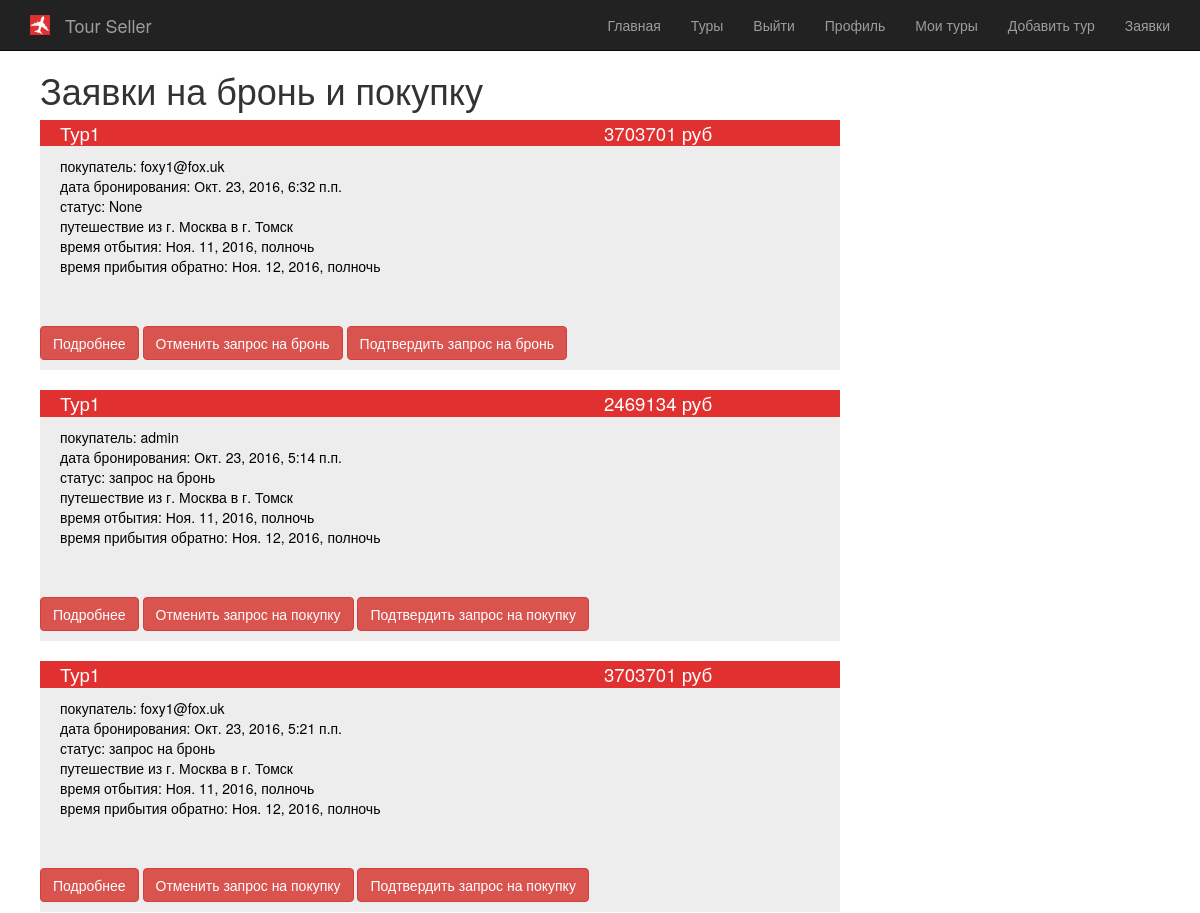
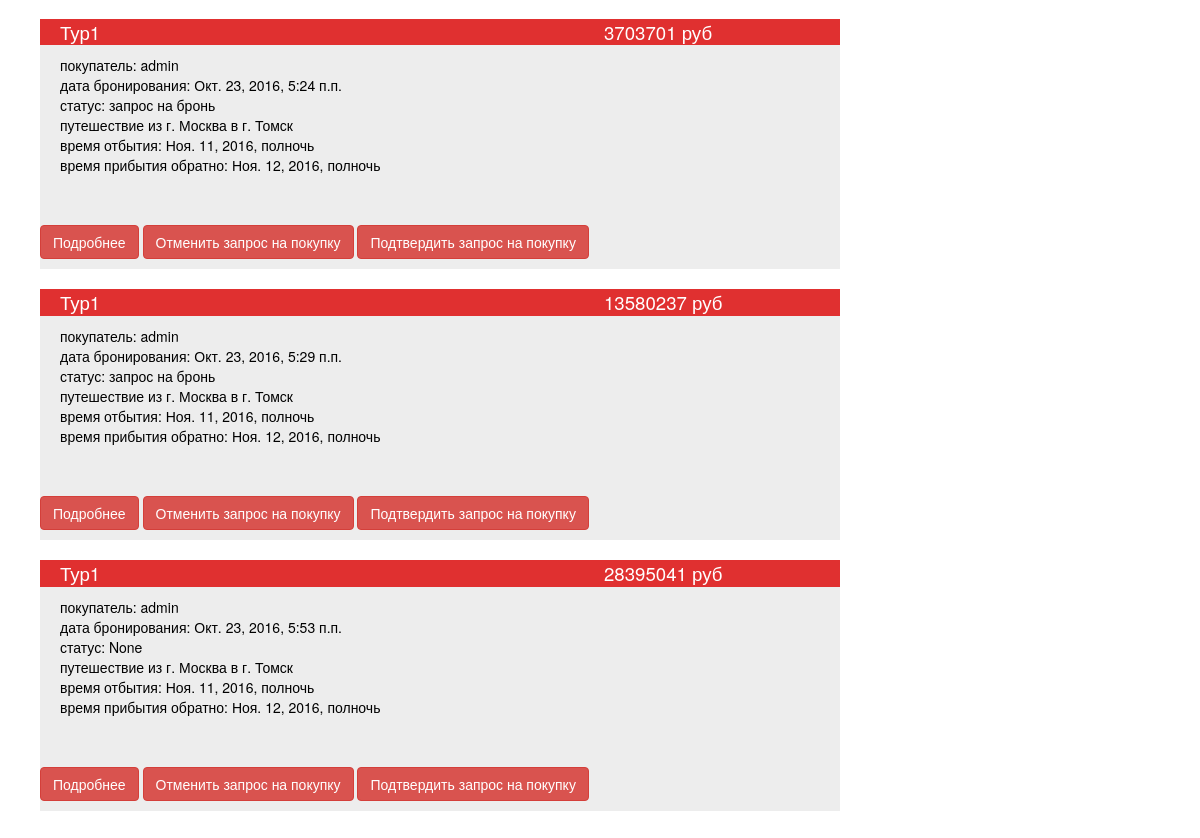
The page /consumers/request_from_consumer (signed in) on the database as committed earlier (2 pictures, top to bottom).
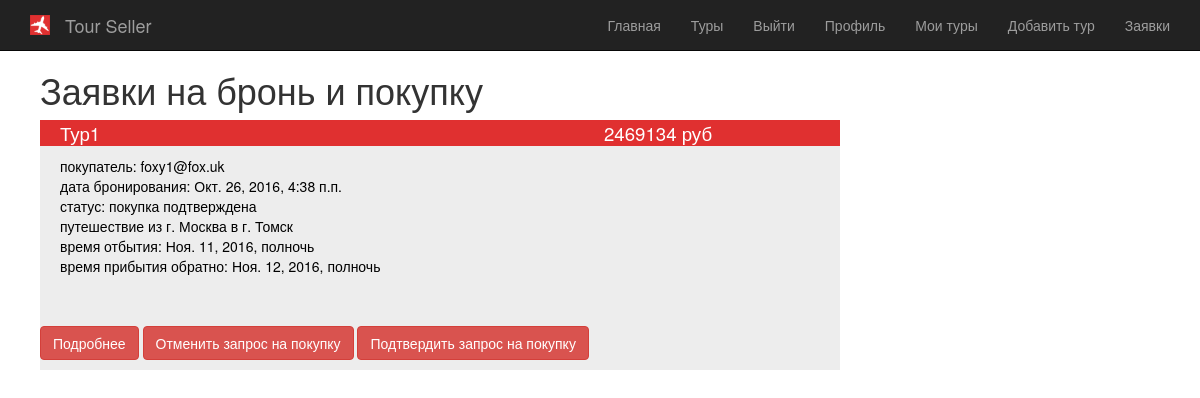
The same page on the database as committed later.
### consumers/models.py (models this page shows, shortened)
class Booking(models.Model):
    status = models.ForeignKey(Status, null=True)
    start_date = models.DateTimeField(default=datetime.now, blank=True)
    fin_date = models.DateTimeField(default=get_deadline)
    amount_of_people = models.PositiveIntegerField(default=1)
    consumer = models.ForeignKey(User, null=True)
    tour = models.ForeignKey(Tour, null=True)
    final_cost = models.PositiveIntegerField(default=0)
    visibility = models.BooleanField(default=True)

class Buying(models.Model):
    status = models.ForeignKey(Status, null=True)
    buy_date = models.DateTimeField(default=datetime.now, blank=True)
    amount_of_people = models.PositiveIntegerField(default=1)
    consumer = models.ForeignKey(User, null=True)
    tour = models.ForeignKey(Tour, null=True)
    final_cost = models.PositiveIntegerField(default=0)
    visibility = models.BooleanField(default=True)

class Status(models.Model):
    status = models.CharField(max_length=50)
    class Meta:
        verbose_name_plural = 'Statuses'
    def __str__(self):
        return u'{}'.format(self.status)

### tours/models.py (models this page shows, shortened)
class Tour(models.Model):
    name = models.CharField(max_length=50)
    price = models.PositiveIntegerField()
    start_date = models.DateTimeField()
    fin_date = models.DateTimeField()
    airline = models.ForeignKey(Airline)
    tour_operator = models.ForeignKey(User)
    capacity = models.PositiveIntegerField()
    hotel = models.ForeignKey(Hotel)
    departure_city = models.ForeignKey(City)
    image = models.ImageField(blank=True,
                              upload_to=os.path.join('images', 'tours'),
                              help_text='150x150px',
                              verbose_name='Изображение тура')
    visibility = models.BooleanField(default=True)

### places/models.py (models this page shows, shortened)
class City(models.Model):
    name = models.CharField(max_length=50)
    country = models.ForeignKey(Country)
    class Meta:
        verbose_name_plural = 'cities'

class Hotel(models.Model):
    name = models.CharField(max_length=50)
    city = models.ForeignKey(City)
    stars = models.SmallIntegerField(
        validators=(MinValueValidator(1), MaxValueValidator(5))
    )

### consumers/views.py (the view)
@login_required
def request_from_consumer(request):
    current_user = request.user
    tours = Tour.objects.get(tour_operator=current_user)
    bookings = Booking.objects.filter(tour=tours).order_by('start_date')
    buyings = Buying.objects.filter(tour=tours).order_by('buy_date')
    return render(request, 'tours/request_from_consumer.html', dict(bookings=bookings, buyings=buyings))

### airlines/models.py (called while the page is built)
    def __str__(self):
        return self.name

### places/models.py (called while the page is built)
    def __str__(self):
        return self.name

### tour_seller/templatetags/tour_seller_extras.py (called while the page is built)
@register.filter(name='has_group')
def has_group(user, group_name):
    return True if user.groups.filter(name=group_name).exists() else False

### templates/tours/request_from_consumer.html (shortened to what this page needs)
{% extends 'base.html' %}
{% block content %}
    <div class="contentbody">
        <h1>{% block title %}Заявки на бронь и покупку{% endblock %}</h1>
        {% for booking in bookings %}
            {% if booking.visibility == True %}
                <div class="objdiv" id = "booking{{ booking.id }}" >
                    <div class="objdiv_header">
                        <div class="objdiv_header_left">{{ booking.tour.name }}</div>
                        <div class="objdiv_header_right">{{ booking.final_cost }} руб</div>
                    </div>
                    <div class="objdiv_body">
                        покупатель: {{ booking.consumer}} <br/>
                        дата бронирования: {{ booking.start_date}} <br/>
                        статус: {{ booking.status}} <br/>
                        путешествие из г. {{ booking.tour.departure_city.name }} в г. {{ booking.tour.hotel.city.name }} <br/>
                        время отбытия: {{ booking.tour.start_date }} <br/>
                        время прибытия обратно: {{ booking.tour.fin_date }} <br/>
                    </div>
                    <div class="objdiv_footer">
                        <div class="objdiv_footer_left">&nbsp;</div>
                        <div class="objdiv_footer_right">
                            <a href="javascript: change_display_tour_div('tourinfo{{ booking.id }}')" class="btn btn-danger btn-large">Подробнее</a>
                            <a href="{% url 'change_book_status_cancel' cur_id=booking.id %}" class="btn btn-danger btn-large">Отменить запрос на бронь</a>
                            <a href="{% url 'change_book_status_confirm' cur_id=booking.id %}" class="btn btn-danger btn-large">Подтвердить запрос на бронь</a>
                       </div>
                    </div>
                </div>
            {% endif %}
        {% endfor %}
    {% for buying in buyings %}
            {% if buying.visibility == True %}
                <div class="objdiv" id = "buying{{ buying.id }}" >
                    <div class="objdiv_header">
                        <div class="objdiv_header_left">{{ buying.tour.name }}</div>
                        <div class="objdiv_header_right">{{ buying.final_cost }} руб</div>
                    </div>
                    <div class="objdiv_body">
                        покупатель: {{ buying.consumer}} <br/>
                        дата бронирования: {{ buying.buy_date}} <br/>
                        статус: {{ buying.status}} <br/>
                        путешествие из г. {{ buying.tour.departure_city.name }} в г. {{ buying.tour.hotel.city.name }} <br/>
                        время отбытия: {{ buying.tour.start_date }} <br/>
                        время прибытия обратно: {{ buying.tour.fin_date }} <br/>
                    </div>
                    <div class="objdiv_footer">
                        <div class="objdiv_footer_left">&nbsp;</div>
                        <div class="objdiv_footer_right">
                            <a href="javascript: change_display_tour_div('tourinfo{{ buying.id }}')" class="btn btn-danger btn-large">Подробнее</a>
                            <a href="{% url 'change_buy_status_cancel' cur_id=buying.id %}" class="btn btn-danger btn-large">Отменить запрос на покупку</a>
                            <a href="{% url 'change_buy_status_confirm' cur_id=buying.id %}" class="btn btn-danger btn-large">Подтвердить запрос на покупку</a>
                        </div>
                    </div>
                </div>
            {% endif %}
        {% endfor %}
    </div>
{% endblock %}

### templates/base.html (shortened to what this page needs)
{% load static %}
{% load tour_seller_extras %}
<!DOCTYPE html>
<html lang="en" xmlns="http://www.w3.org/1999/html">
<head>
    <link rel="stylesheet" type="text/css" href="{% static 'css/style.css' %}"/>
    <link rel="stylesheet" type="text/css" href="{% static 'css/bootstrap.css' %}"/>
</head>
<body>
<div class="navbar navbar-inverse navbar-fixed-top">
    <div class="container">
        <div class="navbar-header">
            <div>
                <img src="{% static 'img/tour-logo.png' %}" class="navbar-brand">
                <a href = "{% url 'index' %}" class = "navbar-brand">Tour Seller</a>
            </div>
        </div>
        <div class="navbar-collapse collapse">
            <ul class="nav navbar-nav navbar-right">
                <li><a href = "{% url 'index' %}">Главная</a></li>
                <li id="lirtourson" style="display: block"><a href = "{% url 'tour_list' %}">Туры</a></li>
                 {% if user.is_authenticated %}
                     <li id="lilogout" style="display: block; cursor: pointer"><a href = "{% url 'logout_user' %}">Выйти</a></li>
                     <li id="liprofile" style="display: block"><a href = "adasd">Профиль</a></li>
                    {% if request.user|has_group:"touroperator" %}
                        <li id="liregister" style="display: block"><a href = "{% url 'touroperator_tour' %}">Мои туры</a></li>
                        <li id="liregister" style="display: block"><a href = "{% url 'add_tour' %}">Добавить тур</a></li>
                        <li id="licart" style="display: block"><a href = "{% url 'request_from_consumer' %}">Заявки</a></li>
                    {% else %}
                        <li id="licart" style="display: block"><a href = "{% url 'cart' %}">Корзина</a></li>
                    {% endif %}
                {% else %}
                    <li id="lilogin" style="display: block"><a href = "{% url 'logon' %}">Войти</a></li>
                    <li id="liregister" style="display: block"><a href = "{% url 'register' %}">Регистрация</a></li>
                {% endif %}
            </ul>
        </div>
    </div>
</div>
{% block content %}
{% endblock %}
</body>
</html>

### static/css/style.css (style rules this page uses)
body { padding-top: 50px; padding-bottom: 20px; }
.btn { box-shadow: none; background-color: #E03030; border-color: #FFFFFF; }
div.contentbody { width: 100%; align-content: left; padding-left: 40px; }
div.objdiv { width: 800px; margin-bottom: 20px; }
div.objdiv_header { width: 100%; background-color: #E03030; }
div.objdiv_header_left { padding-left: 20px; width: 70%; font-size: 14pt; background-color: #E03030; color: #FFFFFF; display: inline-block; }
div.objdiv_header_right { background-color: #E03030; font-size: 14pt; color: #FFFFFF; display: inline-block; }
div.objdiv_body { padding-left: 20px; padding-top: 10px; padding-bottom: 0px; background-color: #EDEDED; color: #000000; }
div.objdiv_footer { width: 100%; background-color: #EDEDED; }
div.objdiv_footer_left { padding-left: 20px; width: 80%; background-color: #EDEDED; color: #FFFFFF; display: inline-block; padding-top: 10px; padding-bottom: 10px; }
div.objdiv_footer_right { background-color: #EDEDED; color: #FFFFFF; display: inline-block; text-align: center; padding-top: 10px; padding-bottom: 10px; }

Rows that differ between the two databases and show on the page:
removed Booking: tour.name "Тур1", final_cost "3703701", consumer "foxy1@fox.uk", start_date "Окт. 23, 2016, 6:32 п.п.", status "None", tour.departure_city.name "Москва", tour.hotel.city.name "Томск", tour.start_date "Ноя. 11, 2016, полночь", tour.fin_date "Ноя. 12, 2016, полночь"
removed Buying: tour.name "Тур1", final_cost "2469134", consumer "admin", buy_date "Окт. 23, 2016, 5:14 п.п.", status "запрос на бронь", tour.departure_city.name "Москва", tour.hotel.city.name "Томск", tour.start_date "Ноя. 11, 2016, полночь", tour.fin_date "Ноя. 12, 2016, полночь"
removed Buying: tour.name "Тур1", final_cost "3703701", consumer "foxy1@fox.uk", buy_date "Окт. 23, 2016, 5:21 п.п.", status "запрос на бронь", tour.departure_city.name "Москва", tour.hotel.city.name "Томск", tour.start_date "Ноя. 11, 2016, полночь", tour.fin_date "Ноя. 12, 2016, полночь"
removed Buying: tour.name "Тур1", final_cost "3703701", consumer "admin", buy_date "Окт. 23, 2016, 5:24 п.п.", status "запрос на бронь", tour.departure_city.name "Москва", tour.hotel.city.name "Томск", tour.start_date "Ноя. 11, 2016, полночь", tour.fin_date "Ноя. 12, 2016, полночь"
removed Buying: tour.name "Тур1", final_cost "13580237", consumer "admin", buy_date "Окт. 23, 2016, 5:29 п.п.", status "запрос на бронь", tour.departure_city.name "Москва", tour.hotel.city.name "Томск", tour.start_date "Ноя. 11, 2016, полночь", tour.fin_date "Ноя. 12, 2016, полночь"
removed Buying: tour.name "Тур1", final_cost "28395041", consumer "admin", buy_date "Окт. 23, 2016, 5:53 п.п.", status "None", tour.departure_city.name "Москва", tour.hotel.city.name "Томск", tour.start_date "Ноя. 11, 2016, полночь", tour.fin_date "Ноя. 12, 2016, полночь"
added Buying: tour.name "Тур1", final_cost "2469134", consumer "foxy1@fox.uk", buy_date "Окт. 26, 2016, 4:38 п.п.", status "покупка подтверждена", tour.departure_city.name "Москва", tour.hotel.city.name "Томск", tour.start_date "Ноя. 11, 2016, полночь", tour.fin_date "Ноя. 12, 2016, полночь"
